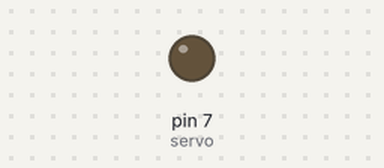
A sketch run on a simulated Arduino Uno, built with avr-gcc and run on an emulated ATmega328P. Shown: output pins drawn as LEDs (lit = HIGH).

Above: at 0.9 s.
At 3.8 s:
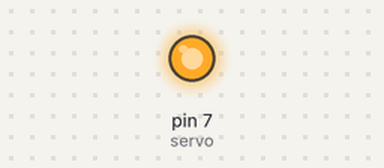
Timing chart, 0 to 4.4 s (numbered marks = the images above):
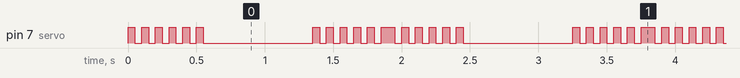

The sketch:

servo.ino
```cpp
int servo = 7;
int arrayLen = 19;

int routine[] = {180, 0, 170, 10, 160, 20, 150, 30, 140, 40,
                  130, 50, 120, 60, 110, 70, 100, 80, 90};    //pattern for servo motor

void setup() {
  pinMode(servo, OUTPUT);  // attaches the servo on pin 9 to the servo object
}

void loop() {
  for (int i = 0; i < arrayLen; i++) {  //for every space in the array(forwards)
    analogWrite(servo, routine[i]);
    delay(50);
  }
  for (int i = arrayLen; i > 0; i--) {  //for every space in the array(forwards)
    analogWrite(servo, routine[i-1]);
    delay(50);
  }
}
```

Measured:
- by itself, pin 7 (servo): moves between LOW and HIGH, repeating every 1.9 s
